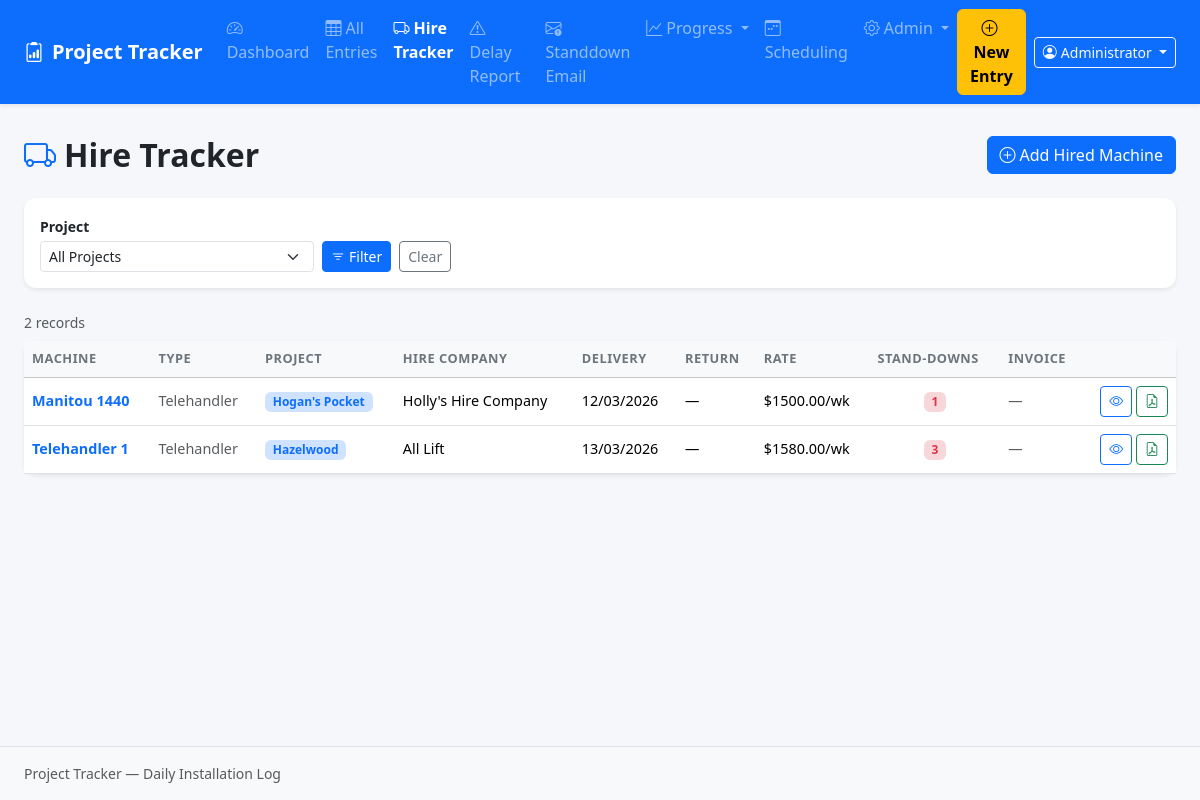
Page /hire (signed in) on the committed database.
### models.py (models this page shows, shortened)
class User(UserMixin, db.Model):
    id = db.Column(db.Integer, primary_key=True)
    username = db.Column(db.String(100), nullable=False, unique=True)
    display_name = db.Column(db.String(200))       # full name shown in entries
    password_hash = db.Column(db.String(256), nullable=False)
    is_admin = db.Column(db.Boolean, default=False)
    active = db.Column(db.Boolean, default=True)
    created_at = db.Column(db.DateTime, default=datetime.utcnow)
    entries = db.relationship('DailyEntry', backref='submitted_by_user', lazy=True)
    @property
    def is_active(self):
        return self.active

class HiredMachine(db.Model):
    id = db.Column(db.Integer, primary_key=True)
    project_id = db.Column(db.Integer, db.ForeignKey('project.id'), nullable=False)
    machine_name = db.Column(db.String(200), nullable=False)
    machine_type = db.Column(db.String(100))
    hire_company = db.Column(db.String(200))
    hire_company_email = db.Column(db.String(200))
    hire_company_phone = db.Column(db.String(50))
    delivery_date = db.Column(db.Date)
    return_date = db.Column(db.Date)
    cost_per_day = db.Column(db.Float)
    cost_per_week = db.Column(db.Float)
    count_saturdays = db.Column(db.Boolean, default=True)
    invoice_filename = db.Column(db.String(500))
    invoice_original_name = db.Column(db.String(500))
    notes = db.Column(db.Text)
    active = db.Column(db.Boolean, default=True)
    created_at = db.Column(db.DateTime, default=datetime.utcnow)
    project = db.relationship('Project', backref='hired_machines')
    stand_downs = db.relationship(
        'StandDown', backref='hired_machine',
        cascade='all, delete-orphan',
        order_by='StandDown.stand_down_date'
    )

class Project(db.Model):
    id = db.Column(db.Integer, primary_key=True)
    name = db.Column(db.String(200), nullable=False)
    description = db.Column(db.Text)
    active = db.Column(db.Boolean, default=True)
    start_date = db.Column(db.Date)           # Day 1 of installation (for Gantt day→date mapping)
    planned_crew = db.Column(db.Integer)      # Estimated crew size for efficiency calculations
    hours_per_day = db.Column(db.Float)       # Quoted hours per working day
    quoted_days = db.Column(db.Integer)       # Total quoted working days for the job
    created_at = db.Column(db.DateTime, default=datetime.utcnow)
    entries = db.relationship('DailyEntry', backref='project', lazy=True)
    planned_data = db.relationship('PlannedData', backref='project',
                                   cascade='all, delete-orphan', lazy=True)
    non_work_dates = db.relationship('ProjectNonWorkDate', backref='project',
                                     cascade='all, delete-orphan',
                                     order_by='ProjectNonWorkDate.date')
    budgeted_roles = db.relationship('ProjectBudgetedRole', backref='project',
                                     cascade='all, delete-orphan', lazy=True)

### app.py (the view)
@app.route('/hire')
def hire_list():
    project_filter = request.args.get('project_id', '')
    query = HiredMachine.query.order_by(HiredMachine.created_at.desc())
    if project_filter:
        query = query.filter_by(project_id=int(project_filter))
    hired = query.all()
    projects = Project.query.order_by(Project.name).all()
    return render_template('hire/list.html', hired=hired, projects=projects,
                           project_filter=project_filter)

### app.py (called while the page is built)
@login_manager.user_loader
def load_user(user_id):
    return User.query.get(int(user_id))

@app.context_processor
def inject_active_projects():
    try:
        projects = Project.query.filter_by(active=True).order_by(Project.name).all()
    except Exception:
        projects = []
    return {'_active_projects': projects}

@app.before_request
def require_login():
    public_endpoints = {'login', 'logout', 'static'}
    if request.endpoint not in public_endpoints and not current_user.is_authenticated:
        return redirect(url_for('login', next=request.url))

### templates/hire/list.html (shortened to what this page needs)
{% extends "base.html" %}
{% block content %}
<div class="d-flex justify-content-between align-items-center mb-4">
  <h2 class="fw-bold mb-0"><i class="bi bi-truck me-2 text-primary"></i>Hire Tracker</h2>
  <a href="{{ url_for('hire_new') }}" class="btn btn-primary">
    <i class="bi bi-plus-circle me-1"></i>Add Hired Machine
  </a>
</div>
<div class="card border-0 shadow-sm mb-4">
  <div class="card-body py-3">
    <form method="GET" class="row g-2 align-items-end">
      <div class="col-sm-4 col-md-3">
        <label class="form-label fw-semibold mb-1 small">Project</label>
        <select name="project_id" class="form-select form-select-sm">
          <option value="">All Projects</option>
        </select>
      </div>
      <div class="col-auto d-flex gap-2">
        <button type="submit" class="btn btn-sm btn-primary"><i class="bi bi-filter me-1"></i>Filter</button>
        <a href="{{ url_for('hire_list') }}" class="btn btn-sm btn-outline-secondary">Clear</a>
      </div>
    </form>
  </div>
</div>
<div class="mb-2 text-muted small">{{ hired|length }} record{{ 's' if hired|length != 1 }}</div>
<div class="card border-0 shadow-sm">
  <div class="card-body p-0">
    {% if hired %}
    <div class="table-responsive">
      <table class="table table-hover align-middle mb-0">
        <thead class="table-light">
          <tr>
            <th>Machine</th>
            <th>Type</th>
            <th>Project</th>
            <th>Hire Company</th>
            <th>Delivery</th>
            <th>Return</th>
            <th>Rate</th>
            <th>Stand-Downs</th>
            <th>Invoice</th>
            <th></th>
          </tr>
        </thead>
        <tbody>
          {% for hm in hired %}
          <tr>
            <td class="fw-semibold">
              <a href="{{ url_for('hire_detail', hm_id=hm.id) }}" class="text-decoration-none">
                {{ hm.machine_name }}
              </a>
            </td>
            <td class="text-muted">{{ hm.machine_type or '—' }}</td>
            <td><span class="badge bg-primary-subtle text-primary fw-semibold">{{ hm.project.name }}</span></td>
            <td>{{ hm.hire_company or '—' }}</td>
            <td class="text-nowrap">{{ hm.delivery_date.strftime('%d/%m/%Y') if hm.delivery_date else '—' }}</td>
            <td class="text-nowrap">{{ hm.return_date.strftime('%d/%m/%Y') if hm.return_date else '—' }}</td>
            <td class="text-nowrap">
              {% if hm.cost_per_week %}
                ${{ '%.2f'|format(hm.cost_per_week) }}/wk
              {% else %}
                —
              {% endif %}
            </td>
            <td class="text-center">
              {% if hm.stand_downs %}
                <span class="badge bg-danger-subtle text-danger">{{ hm.stand_downs|length }}</span>
              {% else %}
                <span class="text-muted">0</span>
              {% endif %}
            </td>
            <td>
              {% if hm.invoice_filename %}
                <a href="{{ url_for('hire_invoice', hm_id=hm.id) }}" target="_blank"
                   class="btn btn-sm btn-outline-secondary" title="{{ hm.invoice_original_name }}">
                  <i class="bi bi-file-earmark"></i>
                </a>
              {% else %}
                <span class="text-muted">—</span>
              {% endif %}
            </td>
            <td class="text-end text-nowrap">
              <a href="{{ url_for('hire_detail', hm_id=hm.id) }}" class="btn btn-sm btn-outline-primary" title="View">
                <i class="bi bi-eye"></i>
              </a>
              <a href="{{ url_for('hire_report', hm_id=hm.id) }}" class="btn btn-sm btn-outline-success" title="Report">
                <i class="bi bi-file-earmark-pdf"></i>
              </a>
            </td>
          </tr>
          {% endfor %}
        </tbody>
      </table>
    </div>
    {% else %}
    <div class="text-center py-5 text-muted">
      <i class="bi bi-truck fs-1 d-block mb-2"></i>
      No hired machines recorded yet.
      <a href="{{ url_for('hire_new') }}">Add your first one</a>.
    </div>
    {% endif %}
  </div>
</div>
{% endblock %}

### templates/base.html (shortened to what this page needs)
<!DOCTYPE html>
<html lang="en">
<head>
  <link href="https://cdn.jsdelivr.net/npm/bootstrap@5.3.3/dist/css/bootstrap.min.css" rel="stylesheet">
  <link href="https://cdn.jsdelivr.net/npm/bootstrap-icons@1.11.3/font/bootstrap-icons.css" rel="stylesheet">
  <link href="{{ url_for('static', filename='css/custom.css') }}" rel="stylesheet">
</head>
<body>
<nav class="navbar navbar-expand-lg navbar-dark bg-primary shadow-sm">
  <div class="container-fluid px-4">
    <a class="navbar-brand fw-bold" href="{{ url_for('index') }}">
      <i class="bi bi-clipboard2-data me-2"></i>Project Tracker
    </a>
    <div class="collapse navbar-collapse" id="navMenu">
      <ul class="navbar-nav me-auto mb-2 mb-lg-0">
        <li class="nav-item">
          <a class="nav-link {% if request.endpoint == 'index' %}active{% endif %}" href="{{ url_for('index') }}">
            <i class="bi bi-speedometer2 me-1"></i>Dashboard
          </a>
        </li>
        <li class="nav-item">
          <a class="nav-link {% if request.endpoint == 'entries' %}active{% endif %}" href="{{ url_for('entries') }}">
            <i class="bi bi-table me-1"></i>All Entries
          </a>
        </li>
        <li class="nav-item">
          <a class="nav-link {% if request.endpoint and request.endpoint.startswith('hire') %}active{% endif %}"
             href="{{ url_for('hire_list') }}">
            <i class="bi bi-truck me-1"></i>Hire Tracker
          </a>
        </li>
        <li class="nav-item">
          <a class="nav-link {% if request.endpoint and 'delay_report' in request.endpoint %}active{% endif %}"
             href="{{ url_for('delay_report') }}">
            <i class="bi bi-exclamation-triangle me-1"></i>Delay Report
          </a>
        </li>
        <li class="nav-item">
          <a class="nav-link {% if request.endpoint == 'morning_standdown' %}active{% endif %}"
             href="{{ url_for('morning_standdown') }}">
            <i class="bi bi-envelope-exclamation me-1"></i>Standdown Email
          </a>
        </li>
        <li class="nav-item dropdown">
          <a class="nav-link dropdown-toggle {% if request.endpoint == 'project_dashboard' %}active{% endif %}"
             href="#" data-bs-toggle="dropdown">
            <i class="bi bi-graph-up me-1"></i>Progress
          </a>
        </li>
        <li class="nav-item">
          <a class="nav-link {% if request.endpoint and 'scheduling' in request.endpoint %}active{% endif %}"
             href="{{ url_for('scheduling_overview') }}">
            <i class="bi bi-calendar3-week me-1"></i>Scheduling
          </a>
        </li>
        <li class="nav-item dropdown">
          <a class="nav-link dropdown-toggle {% if request.endpoint and 'admin' in request.endpoint %}active{% endif %}"
             href="#" data-bs-toggle="dropdown">
            <i class="bi bi-gear me-1"></i>Admin
          </a>
        </li>
      </ul>
      <div class="d-flex align-items-center gap-2">
        <a href="{{ url_for('new_entry') }}" class="btn btn-warning fw-semibold">
          <i class="bi bi-plus-circle me-1"></i>New Entry
        </a>
        <div class="dropdown">
          <button class="btn btn-outline-light btn-sm dropdown-toggle" data-bs-toggle="dropdown">
            <i class="bi bi-person-circle me-1"></i>{{ current_user.display_name or current_user.username }}
          </button>
        </div>
      </div>
    </div>
  </div>
</nav>
<div class="container-fluid px-4 py-3">
  {% block content %}{% endblock %}
</div>
<footer class="footer mt-auto py-3 bg-light border-top">
  <div class="container-fluid px-4 text-muted small">
    Project Tracker &mdash; Daily Installation Log
  </div>
</footer>
</body>
</html>

### static/css/custom.css (style rules this page uses)
body { background-color: #f5f7fa; min-height: 100vh; display: flex; flex-direction: column; }
.container-fluid { max-width: 1400px; }
.card { border-radius: 0.75rem; }
.table th { font-size: 0.8rem; font-weight: 600; text-transform: uppercase; letter-spacing: 0.04em; color: #6c757d; white-space: nowrap; }
.table td { font-size: 0.9rem; }
.navbar-dark .nav-link.active { font-weight: 600; }
.footer { margin-top: auto; }
.form-label.fw-semibold { font-size: 0.875rem; }
.badge { font-size: 0.75rem; }

### rows in the picture
User: display_name "Administrator"
HiredMachine: machine_name "Manitou 1440", machine_type "Telehandler", project.name "Hogan's Pocket", hire_company "Holly's Hire Company", delivery_date "12/03/2026", return_date "—", cost_per_week "1500.00", stand_downs|length "1"
HiredMachine: machine_name "Telehandler 1", machine_type "Telehandler", project.name "Hazelwood", hire_company "All Lift", delivery_date "13/03/2026", return_date "—", cost_per_week "1580.00", stand_downs|length "3"

### other values in the picture
{{ hired|length }} "2"
{{ 's' if hired|length != 1 }} "s"
